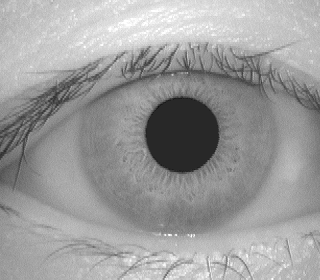
#> input picture Casia_xxx_1_x/001_1_1.bmp, 320 x 280 px; its folder holds only this picture in this run
$ python Test_AotoSegmentation.py
#> lines starting #> are read from the running program, lines starting #| are printed output that depends on the picture; after the words box and inside, x2 and y2 are one past the last pixel; in counts of white or black regions, pixels touching at a corner belong together
import numpy as np
from PIL import Image
# ---------------------------------------------------------------------- Segmentation pupil
def pupil(_imgArray,_seullage, valeuFind):
    n_columns =_imgArray.shape[1]
    n_rows =_imgArray.shape[0]

    imgBiC = np.where(_imgArray > _seullage, 1, 0)

    sumX = 0
    sumY = 0
    sumN = 0
    for y in range(0,n_rows):
        for x in range(0,n_columns):
            if imgBiC[y][x] == valeuFind:
                sumX = sumX + x
                sumY = sumY + y
                sumN = sumN + 1

    X = int(sumX/sumN)
    Y = int(sumY/sumN)
    R = int(np.sqrt(sumN/np.pi) ) #Area of a disk =  πr^2
    return X,Y,R

# ---------------------------------------------------------------------- Segmentation iris
def iris(_imgArray,_seullage, valeuFind):
    x,y,r =pupil(_imgArray,_seullage,valeuFind)
    return x,y,r*2

# ---------------------------------------------------------------------- Segmentation color white in external cyrle
def WipeOutCircle(_array,_x,_y,_r):
    _array = _array.copy()
    for i in range(0,_array.shape[0]):
        for j in range(0,_array.shape[1]):
            if( (j-_x)**2 + (i-_y)**2 ) >= _r**2:
                _array[i][j]=255
    return _array

# ---------------------------------------------------------------------- Segmentation color black in internal cyrle
def WipeInsideCircle(_array,_x,_y,_r):
    _array = _array.copy()
    for i in range(0,_array.shape[0]):
        for j in range(0,_array.shape[1]):
            if( (j-_x)**2 + (i-_y)**2 ) <= _r**2:
                _array[i][j]=0
    return _array

# ---------------------------------------------------------------------- All Segmentation
def Segmentation(_imgArray,_seullage = 50, valeuFind = 0):
    pupil_x,pupil_y,pupil_r = pupil(_imgArray,_seullage,valeuFind)
    iris_x,iris_y,iris_r = iris(_imgArray,_seullage,valeuFind)

    _imgArray = WipeOutCircle(_imgArray,iris_x,iris_y,iris_r)
    _imgArray = WipeInsideCircle(_imgArray,pupil_x, pupil_y, pupil_r)

    return _imgArray,(pupil_x,pupil_y,pupil_r),(iris_x,iris_y,iris_r)

# ---------------------------------------------------------------------- get list fils from dir
def FilesYield(_dir_path,_extension):
    import os
    for root, dirs, files in os.walk(os.path.abspath(_dir_path)):
        for file in files:
            file = str(file)
            if file.endswith(_extension):
                yield os.path.join(root, file)
def Files(_dir_path,_extension):
    return [f for f in FilesYield(_dir_path,_extension)]

# ---------------------------------------------------------------------- read image to array
def ReadImage2d_Array(_path):
    image = Image.open(_path)
    imgArray = np.array(image)
    if len(imgArray.shape) == 2:
        return imgArray
    else:
        print("len(imgArray.shape):",len(imgArray.shape))
        return None

# ---------------------------------------------------------------------- run script
def SegmentationListAndSave(_listFilse,_outPath):
    import os
    if not os.path.exists(_outPath):
        os.makedirs(_outPath)
    for f in _listFilse:
        imgArray = ReadImage2d_Array(f)
#> in ReadImage2d_Array, image is the input picture: PIL image 320x280 L; min 18, max 255, mean 155.9

        imgArray ,pupil,iris = Segmentation(imgArray)
#> in pupil, `imgBiC = np.where(_imgArray > _seullage, 1, 0)`:
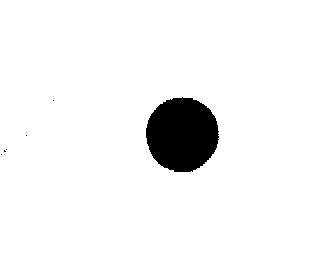
#> imgBiC: shape (280, 320) int64; values 0 (black) and 1 (white), 95.2% white; 6 black regions (5 under 20 px), largest, box (x1, y1, x2, y2) and area: (146, 97, 219, 172) 4265
#> in Segmentation, `pupil_x,pupil_y,pupil_r = pupil(_imgArray,_seullage,valeuFind)`: pupil_x = 181; pupil_y = 134; pupil_r = 36
#> in iris, `x,y,r =pupil(_imgArray,_seullage,valeuFind)`: x = 181; y = 134; r = 36
#> in Segmentation, `iris_x,iris_y,iris_r = iris(_imgArray,_seullage,valeuFind)`: iris_x = 181; iris_y = 134; iris_r = 72
#> after the loop in WipeOutCircle, `for i in range(0,_array.shape[0]):`:
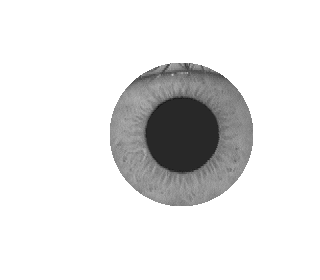
#> _array: shape (280, 320); min 18, max 255, mean 228.9
#> after the loop in WipeInsideCircle, `for i in range(0,_array.shape[0]):`:
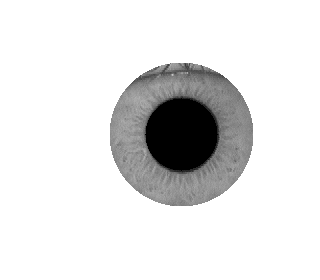
#> _array: shape (280, 320); 4.52% of pixels changed, all inside (x1, y1, x2, y2) = (145, 98, 218, 171)
#> pupil = (181, 134, 36); iris = (181, 134, 72)

        img = Image.fromarray(imgArray.astype(np.uint8))
        saveTo =_outPath+"/"+os.path.basename(f)
        img.save(saveTo)
        print("Save : ",saveTo)

listPath = Files('./Casia_xxx_1_x','.bmp')
SegmentationListAndSave(listPath,'./irisDatabase')

$ run again, on Casia_xxx_1_x/003_1_2.bmp
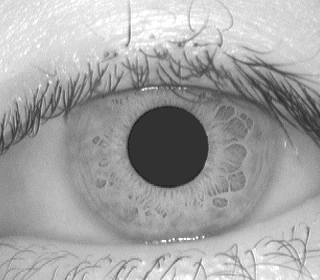
#> input picture Casia_xxx_1_x/003_1_2.bmp, 320 x 280 px
#> in ReadImage2d_Array, image is the input picture: PIL image 320x280 L; min 26, max 255, mean 164.2
#> in pupil, `imgBiC = np.where(_imgArray > _seullage, 1, 0)`:
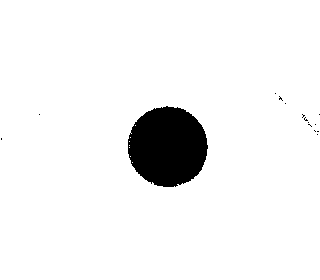
#> imgBiC: shape (280, 320) int64; values 0 (black) and 1 (white), 94.3% white; 15 black regions (14 under 20 px), largest, box (x1, y1, x2, y2) and area: (128, 106, 208, 187) 5029
#> pupil_x = 168; pupil_y = 146; pupil_r = 40
#> x = 168; y = 146; r = 40
#> iris_x = 168; iris_y = 146; iris_r = 80
#> after the loop in WipeInsideCircle, `for i in range(0,_array.shape[0]):`:
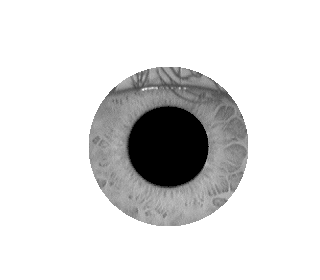
#> _array: shape (280, 320); min 0, max 255, mean 222
#> pupil = (168, 146, 40); iris = (168, 146, 80)

$ run again, on Casia_xxx_1_x/004_1_1.bmp
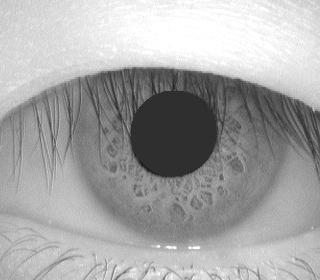
#> input picture Casia_xxx_1_x/004_1_1.bmp, 320 x 280 px
#> in ReadImage2d_Array, image is the input picture: PIL image 320x280 L; min 21, max 255, mean 165.8
#> in pupil, `imgBiC = np.where(_imgArray > _seullage, 1, 0)`:
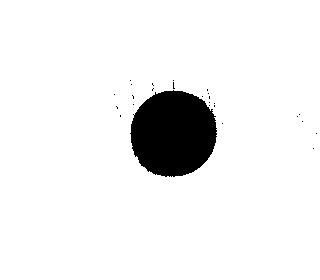
#> imgBiC: shape (280, 320) int64; values 0 (black) and 1 (white), 93.4% white; 26 black regions (25 under 20 px), largest, box (x1, y1, x2, y2) and area: (130, 90, 217, 177) 5910
#> pupil_x = 173; pupil_y = 132; pupil_r = 43
#> x = 173; y = 132; r = 43
#> iris_x = 173; iris_y = 132; iris_r = 86
#> after the loop in WipeInsideCircle, `for i in range(0,_array.shape[0]):`:
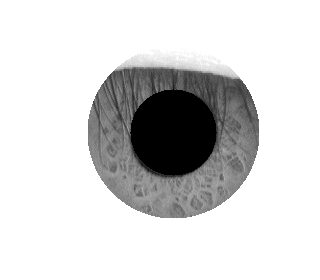
#> _array: shape (280, 320); min 0, max 255, mean 213.8
#> pupil = (173, 132, 43); iris = (173, 132, 86)

$ run again, on Casia_xxx_1_x/001_1_2.bmp
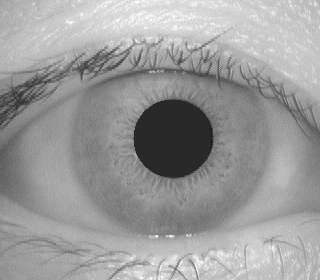
#> input picture Casia_xxx_1_x/001_1_2.bmp, 320 x 280 px
#> in ReadImage2d_Array, image is the input picture: PIL image 320x280 L; min 18, max 255, mean 155
#> in pupil, `imgBiC = np.where(_imgArray > _seullage, 1, 0)`:
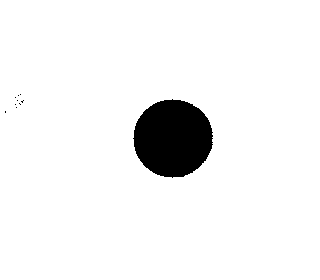
#> imgBiC: shape (280, 320) int64; values 0 (black) and 1 (white), 94.6% white; 10 black regions (9 under 20 px), largest, box (x1, y1, x2, y2) and area: (133, 99, 213, 178) 4852
#> pupil_x = 172; pupil_y = 137; pupil_r = 39
#> x = 172; y = 137; r = 39
#> iris_x = 172; iris_y = 137; iris_r = 78
#> after the loop in WipeInsideCircle, `for i in range(0,_array.shape[0]):`:
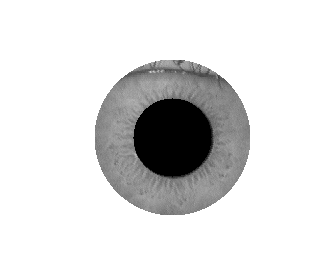
#> _array: shape (280, 320); min 0, max 255, mean 222.5
#> pupil = (172, 137, 39); iris = (172, 137, 78)
